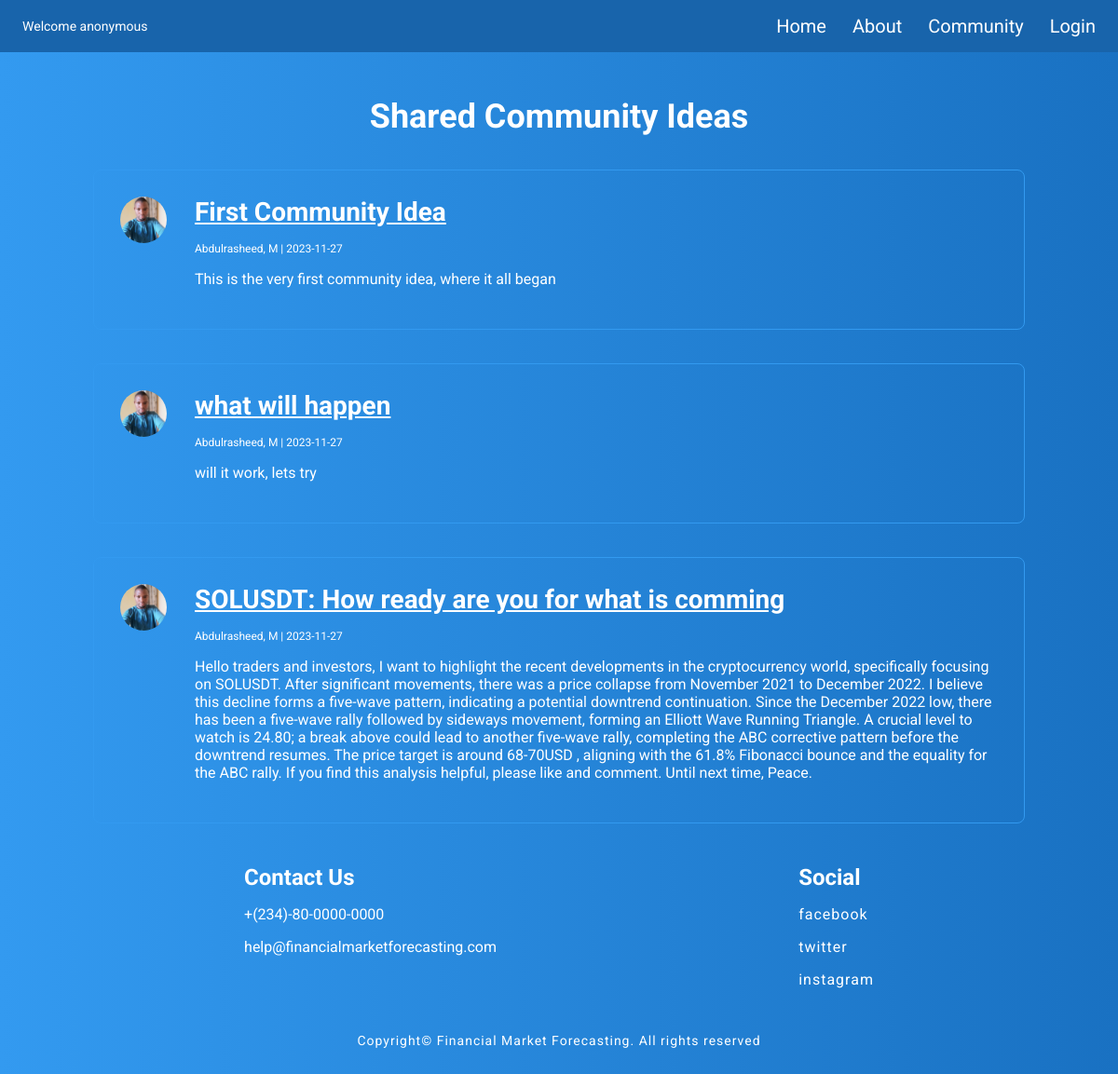
Before: /community with the older database file.
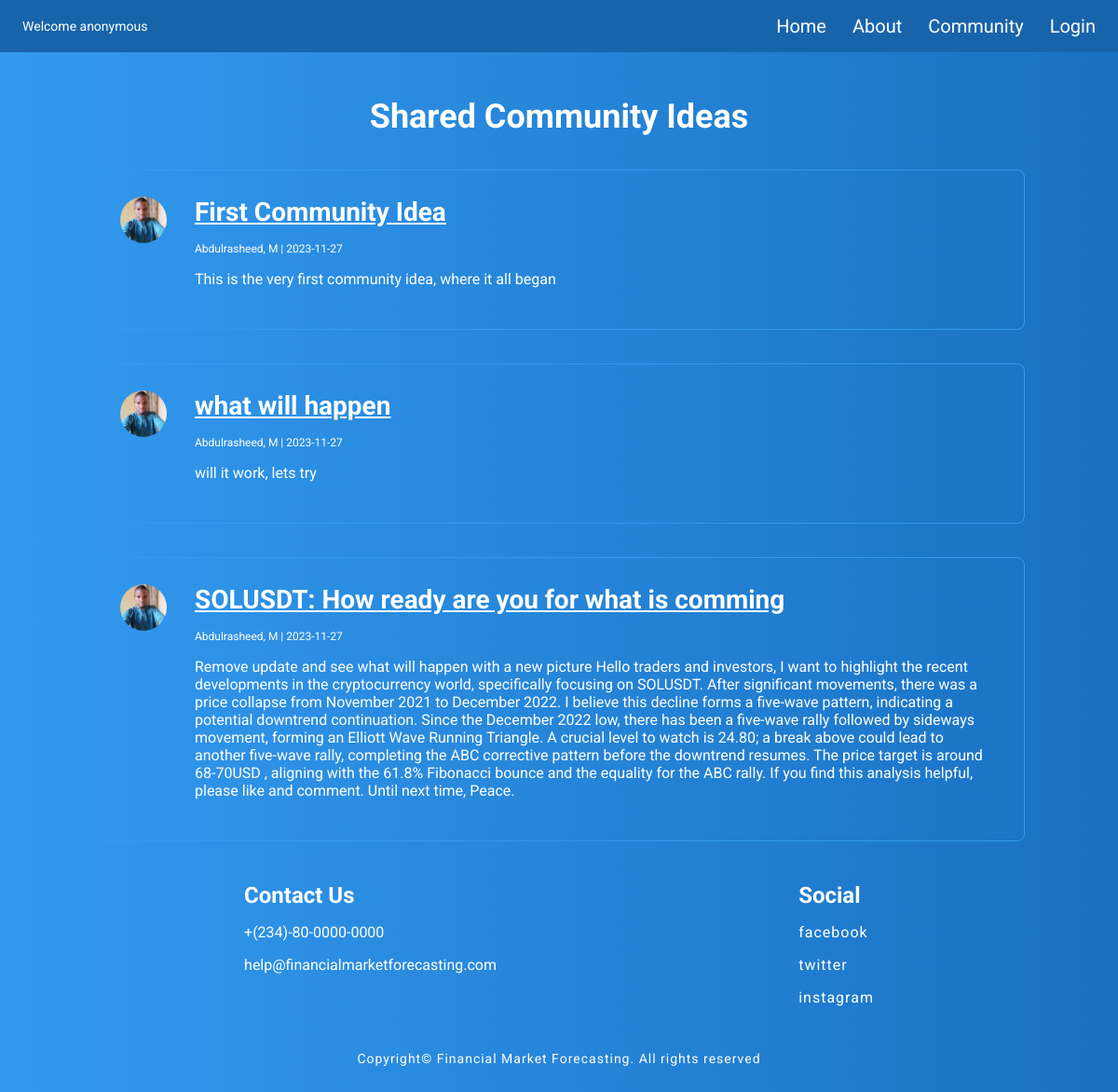
After: the same page with the newer database file.
### forecasting/models.py (models this page shows, shortened)
class Post(db.Model):
     id = db.Column(db.Integer, primary_key=True)
     title = db.Column(db.String(100), nullable=False)
     date_posted = db.Column(db.DateTime, nullable=False, default=datetime.utcnow)
     content = db.Column(db.Text, nullable=False)
     chart = db.Column(db.String(255))
     user_id = db.Column(db.Integer, db.ForeignKey('user.id'), nullable=False)

class User(db.Model, UserMixin):
     id = db.Column(db.Integer, primary_key=True)
     firstname = db.Column(db.String(25), nullable=False)
     lastname = db.Column(db.String(25), nullable=False)
     email = db.Column(db.String(25), unique=True, nullable=False)
     image_file = db.Column(db.String(20), nullable=False, default='default.jpg')
     password = db.Column(db.String(60), nullable=False)
     posts = db.relationship('Post', backref='author', lazy=True)

### forecasting/routes.py (the view)
@app.route("/community")
def community():
    posts = Post.query.all()
    return render_template('community.html', title='Community', posts=posts)

### forecasting/templates/community.html
{% extends "layout.html"%}
{% block content %}
<h1 class="ideas">Shared Community Ideas</h1>
{% for post in posts %}
<div class="shared-post">
  <div>
    <img src="{{ url_for('static', filename='images/' + post.author.image_file)}}" alt="profile" class="user-post-img">
  </div>
  <div class="post-content">
    <a href="{{ url_for('post', post_id=post.id) }}">
      <h3 class="post-content-header">{{ post.title }}</h3>
    </a>
    <p class="post-author-date">{{ post.author.firstname }}, {{ post.author.lastname[0] }} | {{
      post.date_posted.strftime('%Y-%m-%d') }}</p>
    <p class="post-comment">{{ post.content }}</p>
  </div>
</div>
{% endfor %}
{% endblock content %}

Changed rows visible on the page:
changed Post "SOLUSDT: How ready are you for what is comming": content "Hello traders and investors,…" → "Remove update and see what will happen with a new picture Hello traders and investors,…"
